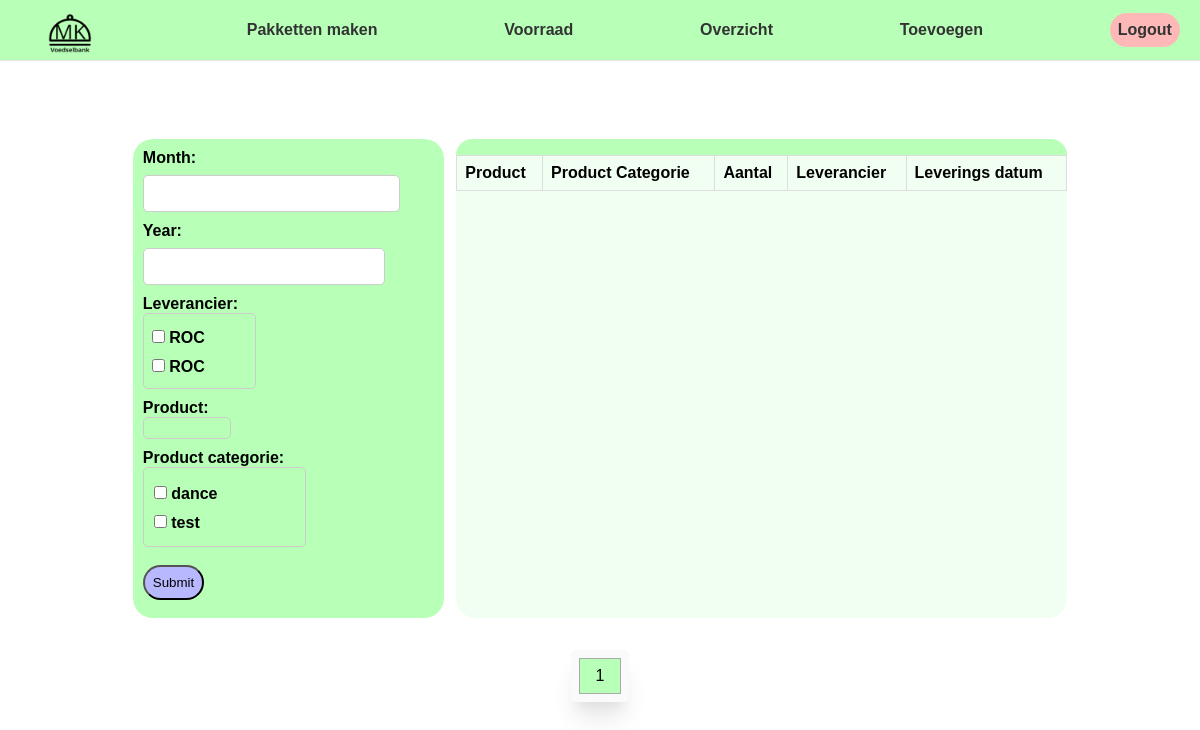
The app's page /rapportages/ingaand (signed in), older data.
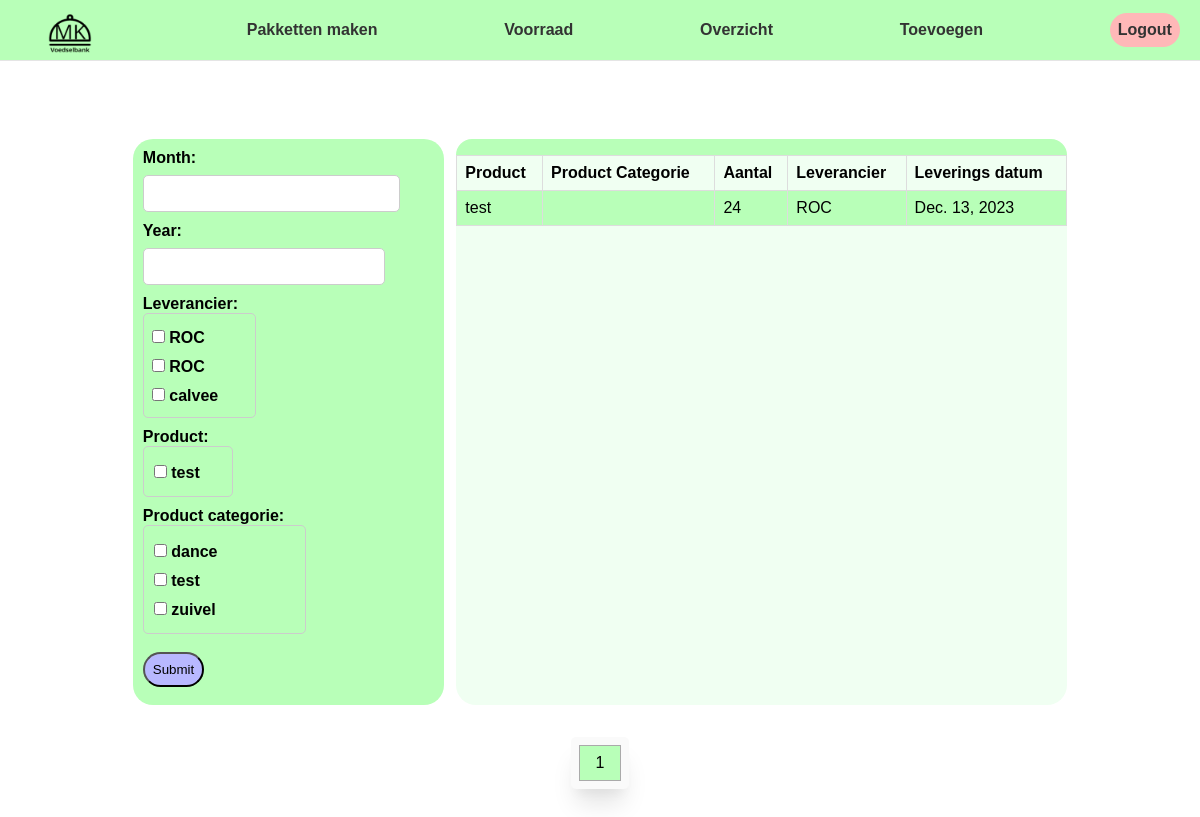
The same page, newer data.
### magazijn/models/product.py (models this page shows)
class Product(models.Model):
    name = models.CharField(max_length=100)
    EAN = models.IntegerField()
    afbeelding = models.ImageField(upload_to='images/', null=True)
    varkesvlees = models.BooleanField(default=False)
    vegataries = models.BooleanField(default=False)
    veganistisch = models.BooleanField(default=False)
    catagorieën = models.ManyToManyField("Catagorie", related_name="product")
    voorraad = models.IntegerField(default=0)
    def __str__(self):
        return self.name

### magazijn/models/Product_Item.py (models this page shows, shortened)
class ProductItem(models.Model):
    STATUS_CHOICES = (
        (1, 'Goed'),
        (2, 'in pakket'),
        (3, 'Verlopen'),
        (4, 'Verdwenen'),
    )
    product = models.ForeignKey("Product", on_delete=models.CASCADE, null=True, related_name="product_items")
    leverings_datum = models.DateField(auto_now_add=True)
    leverancier = models.ForeignKey("directie.Leverancier", on_delete=models.SET_NULL, null=True, related_name="product_items")
    houdsbaarheiddatum = models.DateField()
    status = models.IntegerField(choices=STATUS_CHOICES, default=1)
    pakket = models.ForeignKey("magazijn.Pakket", on_delete=models.SET_NULL, null=True, blank=True, related_name="product_items")

### directie/models/Leverancier.py (models this page shows)
class Leverancier(models.Model):
    bedrijfsnaam = models.CharField(max_length=100)
    adres = models.CharField(max_length=100)
    contactpersoon = models.CharField(max_length=100)
    telefoon = models.IntegerField()
    email = models.EmailField()
    leveringsdatum = models.DateField(blank=True, null=True)
    def __str__(self):
        return self.bedrijfsnaam

### directie/views/product_categorie_rapportage.py (the view)
# urls.py: path('rapportages/ingaand', PCRapportage.as_view(), name='rapportage-ingaand'),
class PCRapportage(LoginRequiredMixin, View):
    product_item_model = ProductItem
    product_model = Product
    date_filter = DateFilter
    template_name = 'directie/product-categorie-rapportage.html'
    def get(self, request, *args, **kwargs):
        product_items = self.product_item_model.objects.all()
        date_filter = self.date_filter(request.GET, queryset=product_items)
        product_items = date_filter.qs
        product_counts = product_items.values('product').annotate(count=Count('product')).order_by('leverings_datum')
        for product_count in product_counts:
            product = self.product_model.objects.get(pk=product_count['product'])
            product_count['product'] = product
        paginated_filter = Paginator(product_counts, 10)
        page_number = request.GET.get('page')
        page_obj = paginated_filter.get_page(page_number)
        context = {
            'product_items': product_items,
            'date_filter': date_filter,
            'product_counts': page_obj,
        }
        return render(request, self.template_name, context)

### magazijn/models/Categorie.py (called while the page is built)
        def __str__(self):
            return self.name

### magazijn/templatetags/magazijn_extras.py (called while the page is built)
@register.simple_tag
def my_url(value, fieldname, urlencode=None):
    url = '?{}={}'.format(fieldname, value)
    if urlencode:
        querystring = urlencode.split('&')
        filtered_querystring = filter(lambda p: p.split('=')[0] != fieldname, querystring)
        encoded_querystring = '&'.join(filtered_querystring)
        url = '{}&{}'.format(url, encoded_querystring)
    return url

### templates/directie/product-categorie-rapportage.html (shortened to what this page needs)
{% extends "../base.html" %}
{% load static %}
{% block stylesheets %}
    <link rel="stylesheet" type="text/css" href="{% static 'css/login.css' %}">
    <link rel="stylesheet" type="text/css" href="{% static 'css/ingaand-rapportages.css' %}">
    <link rel="stylesheet" type="text/css" href="{% static 'css/stock.css' %}">
    <link rel="stylesheet" href="{% static 'css/add-stock.css' %}">
{% endblock %}
{% block content %}
{% load magazijn_extras %}
<div class='center-screen'>
    <div class="rapportage-grid">
        <form class="rapportage-form" method="get">
            {% for field in date_filter.form %}
                <div class= 'field'>
                    {{ field.label_tag }}
                    {{ field }}
                </div>
            {% endfor %}
            <div class = 'flex-row'>
            <input class='card-btn' type="submit" value="Submit">
            </div>
        </form>
        <div class='raportage-items'>
            <div style='width: 100%;'>
                <h3 class='card-header'>{{catagorie.name}}</h3>
            </div>
            <table>
                <tr>
                    <th>Product</th>
                    <th>Product Categorie</th>
                    <th>Aantal</th>
                    <th>Leverancier</th>
                    <th>Leverings datum</th>
                </tr>
                {% for product_count in product_counts %}
                    <tr>
                        <td>{{product_count.product}}</td>
                        <td>
                        </td>
                        <td>{{product_count.count}}</td>
                        <td>{{product_count.product.product_items.all.0.leverancier}}</td>
                        <td>{{product_count.product.product_items.all.0.leverings_datum}}</td>
                    </tr>
                {% endfor %}
            </table>
        </div>
        <div id='item3'>
            <span class="pagination">
                {% for i in product_counts.paginator.page_range %}
                {% if i >= product_counts.number|add:-4 and i <= product_counts.number|add:4 %}
                    <a href="{% my_url i 'page' request.GET.urlencode %}" {% if i == product_counts.number %}class="active"{% endif %}>{{ i }}</a>
                {% endif %}
            {% endfor %}
            </span>
        </div>
    </div>
</div>
{% endblock %}

Row changes from the older to the newer data that the page shows:
added Product: product "test", count "24", product.product_items.all.0.leverancier "ROC", product.product_items.all.0.leverings_datum "Dec. 13, 2023"
Text that changed along with them:
form field leverancier: "☐ ☐" → "☐ ☐ ☐"
form field product_category: "☐ ☐" → "☐ ☐ ☐"
text no longer shown: "ROC ROC dance test"
text now shown: "ROC ROC calvee dance test zuivel"
new list line: "☐ test"
